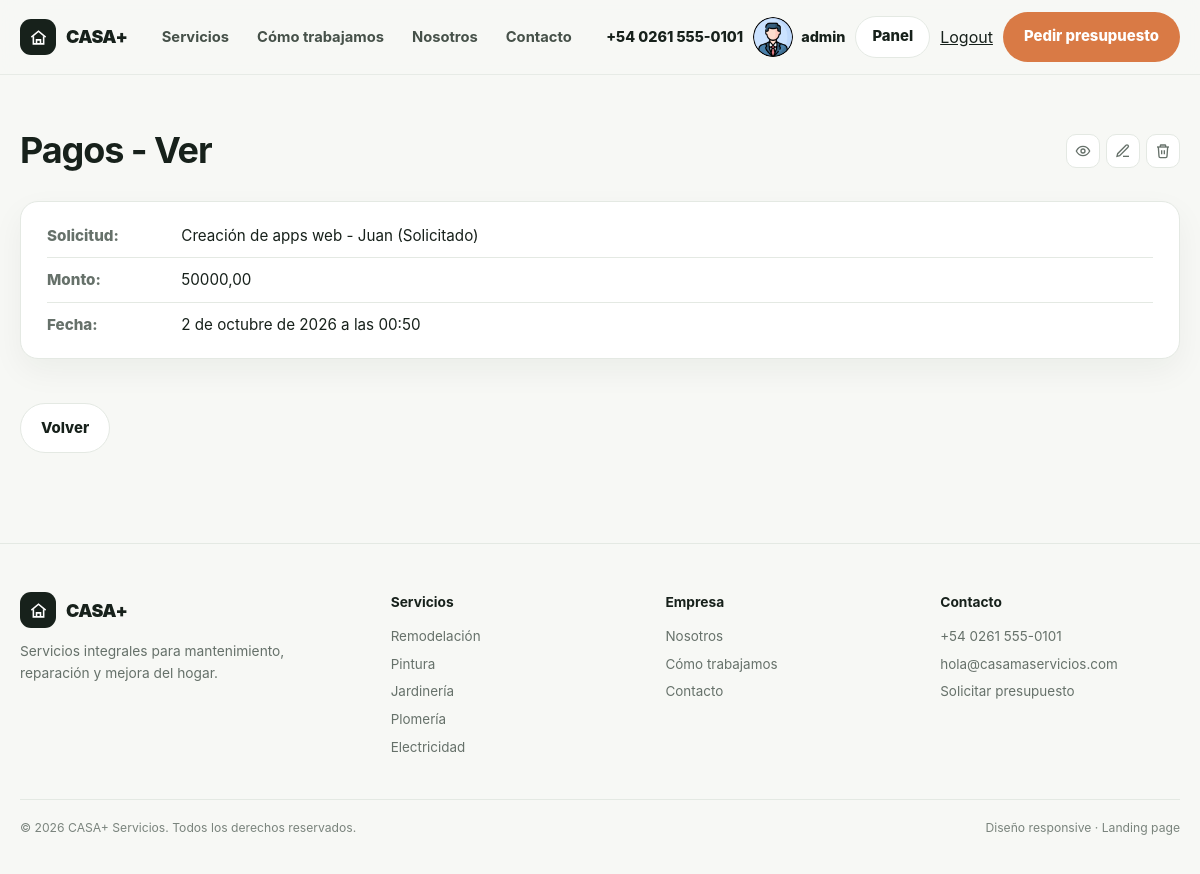
The page /servicios/pago/detail/1 (signed in) on the database its author committed.
### servicios/models.py (models this page shows, shortened)
class Pago(models.Model):
    solicitud = models.ForeignKey(SolicitudServicio, on_delete=models.CASCADE, related_name="pagos")
    monto = models.DecimalField(max_digits=10, decimal_places=2)
    fecha = models.DateTimeField(auto_now_add=True)

class SolicitudServicio(models.Model):
    cliente = models.ForeignKey(Cliente, on_delete=models.CASCADE, related_name="solicitudes")
    servicio = models.ForeignKey(Servicio, on_delete=models.PROTECT, related_name="solicitudes")
    descripcion = models.TextField(blank=True, null=True)
    estado = models.CharField(
        max_length=20,
        choices=EstadoServicio.choices,
        default=EstadoServicio.SOLICITADO,
    )
    estado_pago = models.CharField(
        max_length=20,
        choices=EstadoPago.choices,
        default=EstadoPago.IMPAGO,
    )
    monto_total = models.DecimalField(max_digits=10, decimal_places=2, default=0)
    fecha = models.DateTimeField(auto_now_add=True)
    def __str__(self) -> str:
        return f"{self.servicio} - {self.cliente} ({self.get_estado_display()})"

class Servicio(models.Model):
    nombre = models.CharField(max_length=255, unique=True)
    descripcion = models.TextField(null=True, blank=True)
    def __str__(self):
        return self.nombre

class Cliente(models.Model):
    nombre = models.CharField(max_length=255)
    telefono = models.CharField(max_length=20, blank=True, null=True)
    email = models.EmailField(blank=True, null=True)
    def __str__(self) -> str:
        return self.nombre

### servicios/views/pago.py (the view)
# urls.py: path("pago/detail/<int:pk>", PagoDetail.as_view(), name="pago_detail"),
class PagoDetail(DetailView):
    model = Pago
    context_object_name = "pago"

### servicios/templates/servicios/pago_detail.html
{% extends "core/base.html" %}
{% block contenido %}
    <main class="pagina">
        <div class="pagina-head">
            <h1>Pagos - Ver</h1>
            {% include "servicios/acciones.html" with entidad="pago" objeto=pago %}
        </div>
        <ul class="lista-datos">
            <li><strong>Solicitud:</strong> {{ pago.solicitud }}</li>
            <li><strong>Monto:</strong> {{ pago.monto }}</li>
            <li><strong>Fecha:</strong> {{ pago.fecha }}</li>
        </ul>
        <a class="btn btn-light enlace-volver" href="{% url 'servicios:pago_list' %}">Volver</a>
    </main>
{% endblock contenido %}

### core/templates/navbar.html (shortened to what this page needs)
{% load static %}
<header>
  <div class="container">
    <nav class="nav" id="mainNav">
      <a class="brand" href="{% url 'core:index' %}#inicio" aria-label="CASA+ inicio">
        <span class="brand-mark" aria-hidden="true">
          <svg viewBox="0 0 24 24"
               fill="none"
               stroke="currentColor"
               stroke-width="2">
            <path d="M3 11.5 12 4l9 7.5" />
            <path d="M5.5 10.5V20h13v-9.5" />
            <path d="M9.5 20v-5h5v5" />
          </svg>
        </span>
        CASA+
      </a>
      <div class="nav-links">
        <a href="#servicios">Servicios</a>
        <a href="#como-trabajamos">Cómo trabajamos</a>
        <a href="#nosotros">Nosotros</a>
        <a href="#contacto">Contacto</a>
      </div>
      <div class="nav-actions">
        <a class="nav-phone" href="tel:+5402615550101">
          <span>+54 0261 555-0101</span>
        </a>
        {% if user.is_authenticated %}
          <span class="usuario">
            <img src="{% static 'core/perfil.png' %}" alt="Avatar de {{ user.get_username }}" />
            <span>{{ user.get_username }}</span>
          </span>
          <a class="btn btn-light nav-panel" href="{% url 'servicios:index' %}">Panel</a>
          <form action="{% url 'core:logout' %}" method="post" style="display: inline">
            <button type="submit" id="logout">Logout</button>
          </form>
        {% else %}
          <a class="btn btn-accent" href="{% url 'core:login' %}">Iniciar sesión</a>
        {% endif %}
        <a class="btn btn-accent" href="#contacto">Pedir presupuesto</a>
      </div>
    </nav>
  </div>
</header>

### core/static/core/estilo.css (style rules this page uses)
:root { --ink: #17211b; --muted: #66716a; --paper: #f7f8f5; --white: #ffffff; --line: #e4e9e3; --accent: #d97a45; --accent-dark: #b85f32; --sage: #dfe8dc; --sage-dark: #31533e; --soft: #eef2ed; --shadow: 0 18px 50px rgba(23, 33, 27, .08); --radius: 24px; --container: 1180px; }
* { box-sizing: border-box; margin: 0; padding: 0; }
html { scroll-behavior: smooth; }
body { font-family: Inter, ui-sans-serif, system-ui, -apple-system, BlinkMacSystemFont, "Segoe UI", sans-serif; color: var(--ink); background: var(--paper); line-height: 1.55; }
a { color: inherit; text-decoration: none; }
img { display: block; width: 100%; }
button, input, textarea { font: inherit; }
.container { width: min(var(--container), calc(100% - 40px)); margin-inline: auto; }
.btn { display: inline-flex; align-items: center; justify-content: center; gap: 9px; min-height: 50px; padding: 0 20px; border-radius: 999px; border: 1px solid transparent; font-size: .93rem; font-weight: 800; transition: .2s ease; cursor: pointer; }
.btn-accent { color: var(--white); background: var(--accent); }
.btn-light { color: var(--ink); background: var(--white); border-color: var(--line); }
header { position: sticky; top: 0; z-index: 50; background: rgba(247, 248, 245, .9); backdrop-filter: blur(14px); border-bottom: 1px solid rgba(228, 233, 227, .8); }
.nav { min-height: 74px; display: flex; align-items: center; justify-content: space-between; gap: 20px; }
.brand { display: inline-flex; align-items: center; gap: 10px; font-size: 1.12rem; font-weight: 900; letter-spacing: -.03em; }
.brand-mark { width: 36px; aspect-ratio: 1; display: grid; place-items: center; color: var(--white); background: var(--ink); border-radius: 11px; }
.brand-mark svg { width: 19px; height: 19px; }
.nav-links { display: flex; align-items: center; gap: 28px; color: #465149; font-size: .92rem; font-weight: 700; }
.nav-actions { display: flex; align-items: center; gap: 10px; }
.nav-phone { display: inline-flex; align-items: center; gap: 8px; font-size: .9rem; font-weight: 800; }
.nav-actions .btn.nav-panel { display: inline-flex; min-height: 42px; padding: 0 16px; }
.usuario { display: flex; align-items: center; gap: 0.5rem; font-size: .9rem; font-weight: 800; }
.usuario img { width: 40px; height: 40px; border-radius: 50%; object-fit: cover; }
#logout { border: none; background: none; color: inherit; font: inherit; cursor: pointer; text-decoration: underline; padding: 0; }
.pagina { width: min(var(--container), calc(100% - 40px)); margin-inline: auto; padding: 48px 0 90px; }
.pagina h1 { font-size: clamp(1.9rem, 3vw, 2.6rem); letter-spacing: -.03em; margin-bottom: 22px; }
.pagina-head { display: flex; justify-content: space-between; align-items: center; gap: 16px; flex-wrap: wrap; margin-bottom: 22px; }
.pagina-head h1 { margin-bottom: 0; }
.enlace-volver { display: inline-flex; margin-top: 24px; }
.lista-datos { display: grid; gap: 10px; background: var(--white); border: 1px solid var(--line); border-radius: 18px; padding: 22px 26px; box-shadow: 0 12px 32px rgba(23, 33, 27, .05); margin-bottom: 20px; }
.lista-datos li { list-style: none; padding-bottom: 10px; border-bottom: 1px solid var(--line); font-size: .95rem; }
.lista-datos li:last-child { border-bottom: 0; padding-bottom: 0; }
.lista-datos strong { color: var(--muted); font-weight: 800; display: inline-block; min-width: 130px; }

### rows shown on the page
Pago: solicitud "Creación de apps web - Juan (Solicitado)", monto "50000,00", fecha "2 de octubre de 2026 a las 00:50"

### other values the page prints
{{ user.get_username }} "admin"
